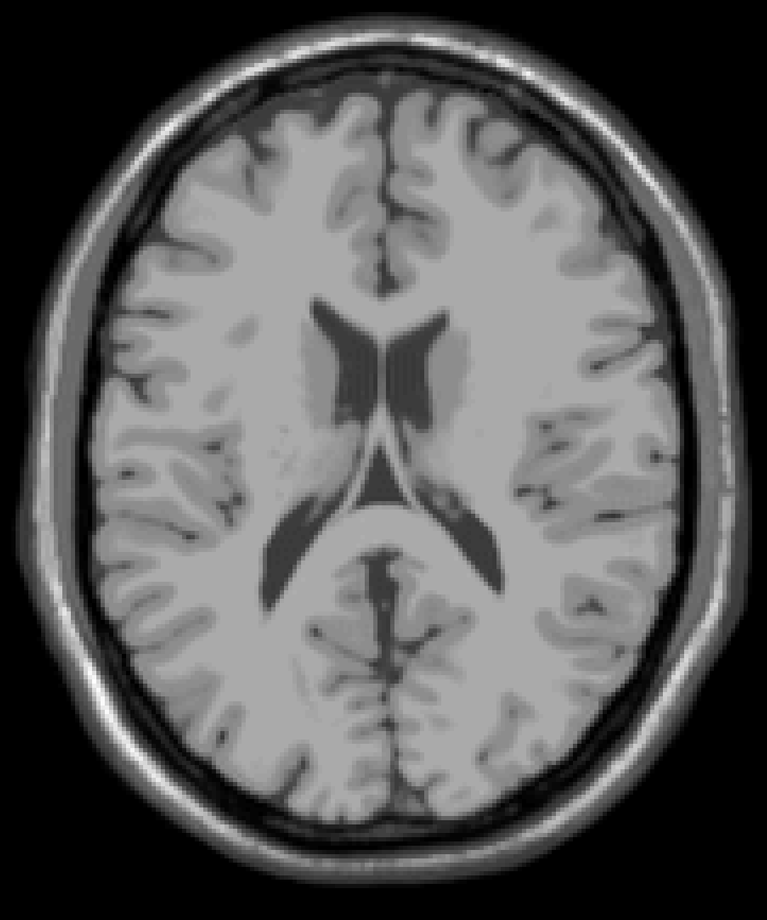
#> input picture misc/brain.png, 767 x 920 px, shrunk from 1083 x 1300 before the run
$ jupyter execute misc_TryingMyOwnThings.ipynb   (shell and % lines are left out)
#> lines starting #> are read from the running program, lines starting #| are printed output that depends on the picture; long printed decimals are rounded
# Test Miscellaneous Scripts

[cell 1]
## SETUP

# For plotting
import matplotlib
from matplotlib import gridspec
import matplotlib.pyplot as plt
from matplotlib.colors import ListedColormap
custom_cmap = ListedColormap(['#fafab0','#9898ff','#a0faa0'])

# For image manipulation
from skimage import color
from skimage import io

# For numpy
import numpy as np

# For scipy
from scipy import stats

[cell 2]
# Read image in
img  = color.rgb2gray(io.imread('brain.png'))
#> img: shape (920, 767) float64; min 0, max 1, mean 0.349
imgN = color.rgb2gray(io.imread('brainNoisy.png'))
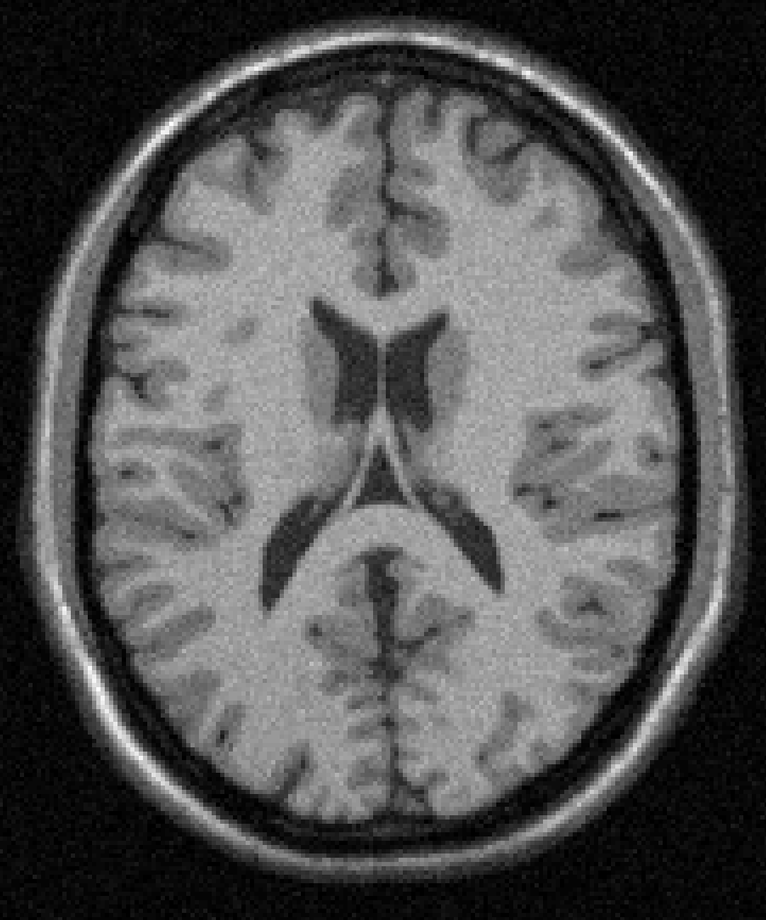
#> input picture misc/brainNoisy.png, 766 x 920 px, shrunk from 1082 x 1300 before the run
#> imgN: shape (920, 766) float64; min 0, max 1, mean 0.325
# Image between [0, 255]
Brain  = np.asarray(img) * 255
BrainN = np.asarray(imgN) * 255
# Flatten
BrainResh  = Brain.reshape(-1,1)
BrainReshN = BrainN.reshape(-1,1)
# Calculate histogram
BrainHist  = np.histogram(BrainResh, bins=np.arange(0,257))
BrainHistN = np.histogram(BrainReshN, bins=np.arange(0,257))
# Probabilities : 0 - 1
BrainProb  = BrainHist[0]  / len(BrainResh) # divide by number of samples
#> BrainProb = 256 values, max 0.264 at index 0, min 0 at index 25, mean 0.00391
BrainProb  = BrainProb + 10**-20 # getting rid of 0 probabilities for log to work
#> BrainProb = 256 values, max 0.264 at index 0, min 1e-20 at index 25, mean 0.00391
BrainProbN = BrainHistN[0] / len(BrainReshN) # divide by number of samples
#> BrainProbN = 256 values, max 0.0556 at index 8, min 0 at index 25, mean 0.00391
BrainProbN = BrainProbN + 10**-20 # getting rid of 0 probabilities for log to work
#> BrainProbN = 256 values, max 0.0556 at index 8, min 1e-20 at index 25, mean 0.00391
# Log2 of brain probabilities
BrainLog2Prob  = np.log2(BrainProb)
#> BrainLog2Prob = 256 values, max -1.92 at index 0, min -66.44 at index 25, mean -15.89
BrainLog2ProbN = np.log2(BrainProbN)
#> BrainLog2ProbN = 256 values, max -4.17 at index 8, min -66.44 at index 25, mean -15.46
# Bins : 0 - 255
BrainBins  = BrainHist[1][:-1]
#> BrainBins = 256 values from 0 to 255
BrainBinsN = BrainHistN[1][:-1]
#> BrainBinsN = 256 values from 0 to 255

print(Brain.shape)
#| (920, 767)
print(BrainResh.shape)
#| (705640, 1)
print(BrainBins.shape)
#| (256,)
print(BrainProb.shape)
#| (256,)

[cell 3]
# Plot brain and histogram of brain
fig = plt.figure(figsize=(12, 14))
gs  = gridspec.GridSpec(4, 2, width_ratios=[1,1])#, height_ratios=[1,2])

# 1. Brain - no noise
ax0 = plt.subplot(gs[0])
im0 = ax0.imshow(Brain, cmap = "gray")
ax0.set_xticks([])
ax0.set_yticks([])
fig.colorbar(im0) # Colorbar

# 2. Brain - with noise
ax1 = plt.subplot(gs[1])
im1 = ax1.imshow(BrainN, cmap = "gray")
ax1.set_xticks([])
ax1.set_yticks([])
fig.colorbar(im1) # Colorbar

# 3. Histogram Brain
ax2 = plt.subplot(gs[2])
#ax1.hist(np.asarray(BrainResh),bins=256)
ax2.stem(BrainBins, BrainProb)
ax2.set_xlabel("Color")
ax2.set_ylabel("Probability")

# 4. Histogram Brain
ax3 = plt.subplot(gs[3])
#ax3.hist(np.asarray(BrainResh),bins=256)
ax3.stem(BrainBinsN, BrainProbN)
ax3.set_xlabel("Color")
ax3.set_ylabel("Probability")

plt.show()
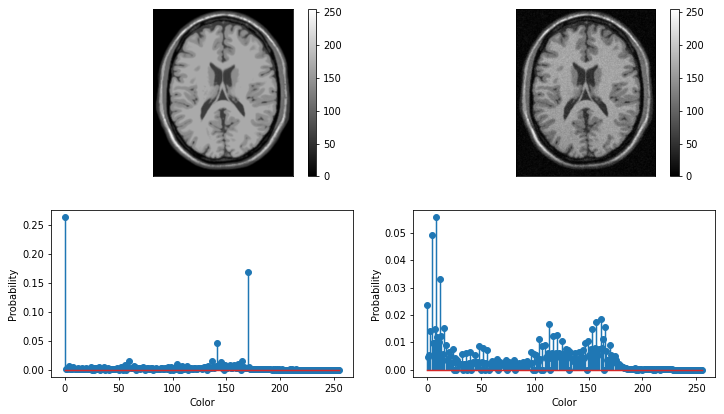
#> figure drawn by matplotlib, 6 panels; panel 5: curve peaks at x = 0, y = 0.264; panel 6: curve peaks at x = 8, y = 0.0556

[cell 4]
# Calculate entropy
# Entropy is the average amount of information conveyed by an event
entropy  = np.zeros(256)
entropyN = np.zeros(256)

for i in np.arange(0,256):
    logEntropy = np.log2(BrainProb[:i])
    entropy[i]  = -np.sum((BrainProb[:i] * \
                           BrainLog2Prob[:i]), axis=0)

    entropyN[i] = -np.sum((BrainProbN[:i] * \
                           BrainLog2ProbN[:i]), axis=0)
#> this loop made 256 passes
#> logEntropy on passes 2 to 4: [-1.92], [-1.92, -9.07], [-1.92, -9.07, -9.13]
#> after the loop, entropy = 256 values from 0 to 5.32; entropyN = 256 values from 0 to 6.89

print("Noise free\nCalculated entropy: ", entropy[-1])
#| Noise free
#| Calculated entropy:  5.317
print("Scipy entropy     : ", stats.entropy(BrainProb, qk=None, base=2), "\n")
#| Scipy entropy     :  5.318
print("Noisy\nCalculated entropy: ", entropyN[-1])
#| Noisy
#| Calculated entropy:  6.891
print("Scipy entropy     : ", stats.entropy(BrainProbN, qk=None, base=2))
#| Scipy entropy     :  6.891
